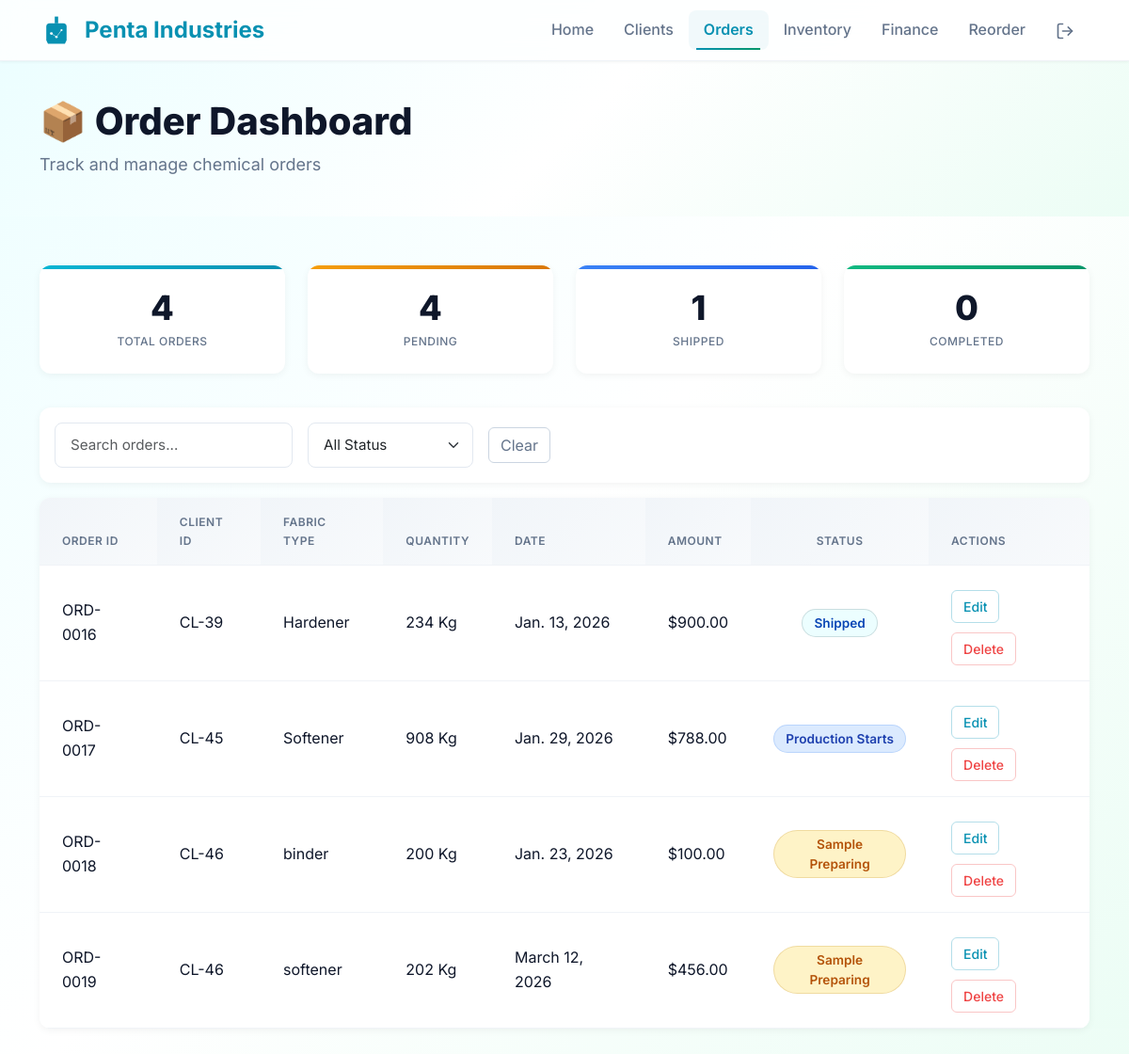
The app's page /order/ (signed in), older data.
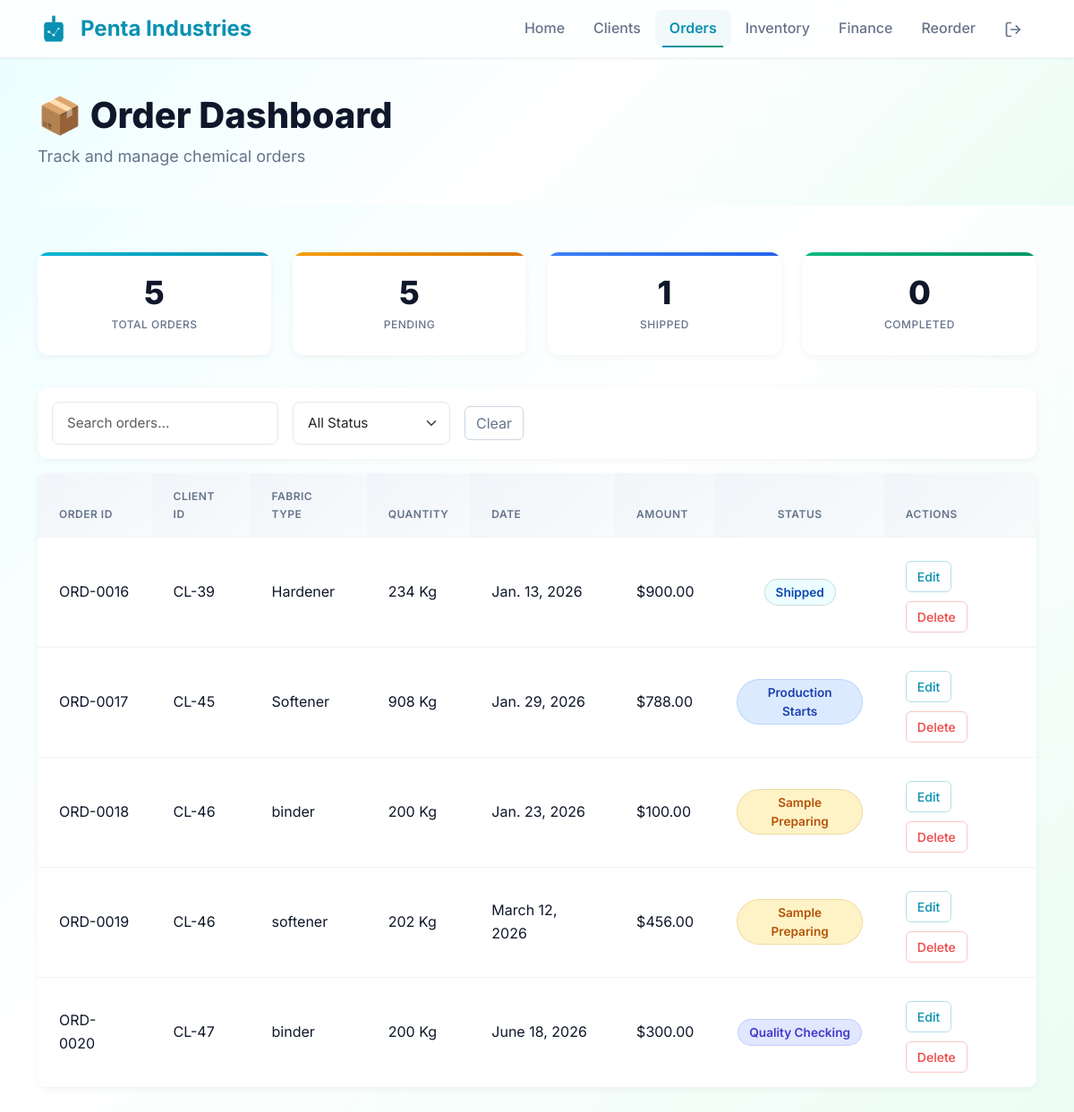
The same page, newer data.
### core/models.py (models this page shows, shortened)
class Order(models.Model):
    STATUS_CHOICES = [
        ('sample_preparing', 'Sample Preparing'),
        ('production_starts', 'Production Starts'),
        ('quality_checking', 'Quality Checking'),
        ('ready_for_shipment', 'Ready for Shipment'),
        ('shipped', 'Shipped'),
        ('completed', 'Completed'),
    ]
    order_id = models.CharField(max_length=20, unique=True, blank=True)
    fabric_type = models.CharField(max_length=100, blank=True, null=True)
    quantity = models.PositiveIntegerField(blank=True, null=True)
    payment = models.DecimalField(max_digits=10,decimal_places=2, blank=True, null=True)
    client = models.ForeignKey(Client, on_delete=models.CASCADE, related_name='orders')
    status = models.CharField(max_length=50, choices=STATUS_CHOICES, default='sample_preparing')
    created_at = models.DateTimeField(auto_now_add=True)
    due_date = models.DateField(blank=True, null=True)
    paid_amount = models.DecimalField(max_digits=10, decimal_places=2, default=0)
    payment_method = models.CharField(
        max_length=20,
        choices=[
            ('cash', 'Cash'),
            ('bank_transfer', 'Bank Transfer'),
            ('credit_card', 'Credit Card'),
            ('upi', 'UPI'),
            ('other', 'Other')
        ],
        default='bank_transfer'
    )

class Client(models.Model):
    name = models.CharField(max_length=100)
    email = models.EmailField(null=True,blank=True)
    phone = models.CharField(max_length=15, blank=True)
    company = models.CharField(max_length=100, blank=True)
    is_active = models.BooleanField(default=True)
    avatar = models.ImageField(upload_to='avatars/' , blank=True , null=True)
    created_at = models.DateTimeField(auto_now_add=True)

### core/views.py (the view, shortened to what this page needs)
# urls.py: path('order/', views.order_dashboard, name='order_dashboard'),
@login_required
def order_dashboard(request):
    orders = Order.objects.select_related('client').all()  # Efficient query
    status_filter = request.GET.get('status')
    if status_filter:
        orders = orders.filter(status=status_filter)
    search_query = request.GET.get('search', '')
    if request.method == "POST" and "edit_order" in request.POST:
        order_id = request.POST.get("order_id")
        order = get_object_or_404(Order, id=order_id)
        form = OrderForm(request.POST, instance=order)
        if form.is_valid():
            form.save()
            ActivityLog.objects.create(
                activity_type='order_updated',
                description=f'Order updated: #{order.order_id} status changed to {order.status}',
                user=request.user,
                order_id=order.id
            )
            messages.success(request, f"Order {order.order_id} updated successfully.")
            return redirect('order_dashboard')
    else:
        form = OrderForm() # Empty form for the modal
    total_orders = Order.objects.all().count()
    pending = Order.objects.exclude(status='completed').count()
    shipped = Order.objects.filter(status='shipped').count()
    completed = Order.objects.filter(status='completed').count()
    return render(request, 'orders.html', {
        'orders': orders,
        'form': form,
        'total_orders': total_orders,
        'pending': pending,
        'shipped': shipped,
        'completed': completed,
    })

### core/forms.py
class OrderForm(forms.ModelForm):
    class Meta:
        model = Order
        fields = ['fabric_type', 'quantity', 'due_date', 'status', 'payment']
        widgets = {
            'due_date': forms.DateInput(attrs={'type': 'date'}),
            'payment': forms.NumberInput(attrs={'step': '0.01'}),
        }

### templates/orders.html (shortened to what the changed rows need)
{% load static %}
<!DOCTYPE html>
<html lang="en">
<head>
  <link href="https://cdn.jsdelivr.net/npm/bootstrap@5.3.2/dist/css/bootstrap.min.css" rel="stylesheet">
  <link href="{% static 'css/order-dashboard.css' %}" rel="stylesheet">
</head>
<body>
  <section class="header-section">
    <div class="container">
      <div class="d-flex justify-content-between align-items-center">
        <div>
          <h2>📦 Order Dashboard</h2>
        </div>
      </div>
    </div>
  </section>
  <div class="container mt-4">
    <div class="row g-3">
      <div class="col-md-3">
        <div class="card">
          <h3>{{ total_orders }}</h3>
          <small>Total Orders</small>
        </div>
      </div>
      <div class="col-md-3">
        <div class="card">
          <h3>{{ pending }}</h3>
          <small>Pending</small>
        </div>
      </div>
    </div>
  </div>
  <div class="container mb-5">
    <div class="card">
      <div class="table-responsive">
        <table class="table table-hover mb-0">
          <thead>
            <tr>
              <th>Order ID</th>
              <th>Client ID</th>
              <th>Fabric Type</th>
              <th>Quantity</th>
              <th>Date</th>
              <th>Amount</th>
              <th style="text-align:center">Status</th>
              <th>Actions</th>
            </tr>
          </thead>
          <tbody>
            {% for order in orders %}
            <tr>
              <td>{{ order.order_id }}</td>
              <td>CL-{{ order.client.id }}</td>
              <td>{{ order.fabric_type }}</td>
              <td>{{ order.quantity }} Kg</td>
              <td>{{ order.due_date }}</td>
              <td>${{ order.payment }}</td>
              <td style="text-align: center;">
                {% if order.status == 'sample_preparing' %}
                <span class="stat-badge status-pending">Sample Preparing</span>
                {% elif order.status == 'production_starts' %}
                <span class="stat-badge status-production">Production Starts</span>
                {% elif order.status == 'quality_checking' %}
                <span class="stat-badge status-quality">Quality Checking</span>
                {% elif order.status == 'ready_for_shipment' %}
                <span class="stat-badge status-shipment" style="text-align: center;">Ready for Shipment</span>
                {% elif order.status == 'shipped' %}
                <span class="stat-badge status-shipped">Shipped</span>
                {% elif order.status == 'completed' %}
                <span class="stat-badge status-completed">Completed</span>
                {% endif %}
              </td>
              <td>
                <button type="button" class="btn btn-sm btn-outline-primary edit-order-btn"
                  data-internal-id="{{ order.id }}" data-order-id="{{ order.order_id }}"
                  data-fabric="{{ order.fabric_type }}" data-qty="{{ order.quantity }}"
                  data-payment="{{ order.payment }}" data-status="{{ order.status }}"
                  data-due_date="{{ order.due_date|date:'Y-m-d' }}" data-client-id="{{ order.client.id }}"
                  data-bs-toggle="modal" data-bs-target="#editOrderModal">
                  Edit
                </button>
                <button type="button" class="btn btn-sm btn-outline-danger delete-order-btn"
                  data-order-id="{{ order.order_id }}" data-internal-id="{{ order.id }}" data-bs-toggle="modal"
                  data-bs-target="#deleteOrderModal">
                  Delete
                </button>
              </td>
            </tr>
            {% empty %}
            <tr>
              <td colspan="9" class="text-center py-4">No orders yet.</td>
            </tr>
            {% endfor %}
          </tbody>
        </table>
      </div>
    </div>
  </div>
</body>
</html>

Row changes from the older to the newer data that the page shows:
added Order: order_id "ORD-0020", client.id "47", fabric_type "binder", quantity "200", due_date "June 18, 2026", payment "300.00", status "Quality Checking"
Text that changed along with them:
{{ total_orders }}: "4" → "5"
{{ pending }}: "4" → "5"
